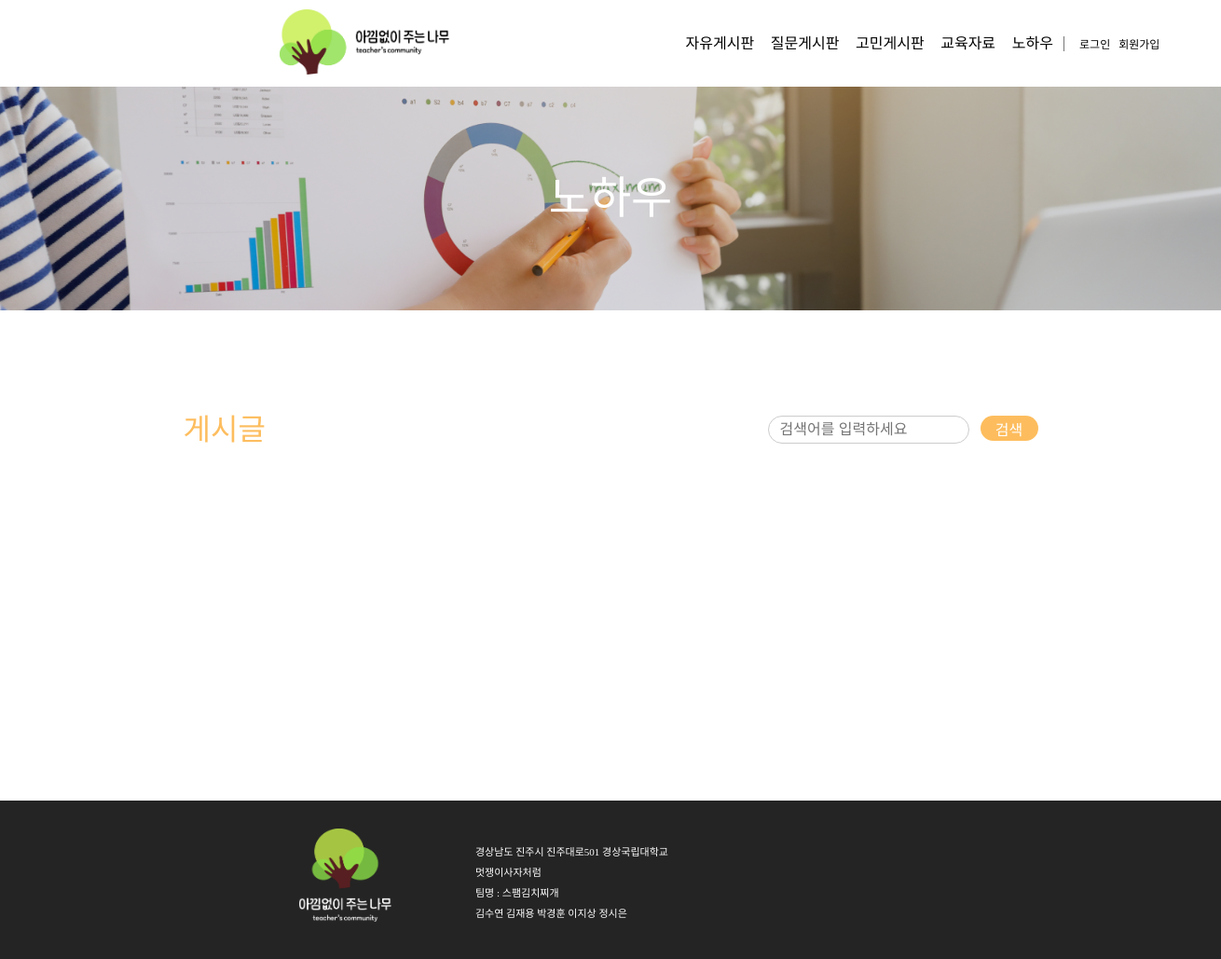
Page /know-how_board/ on the earlier database version.
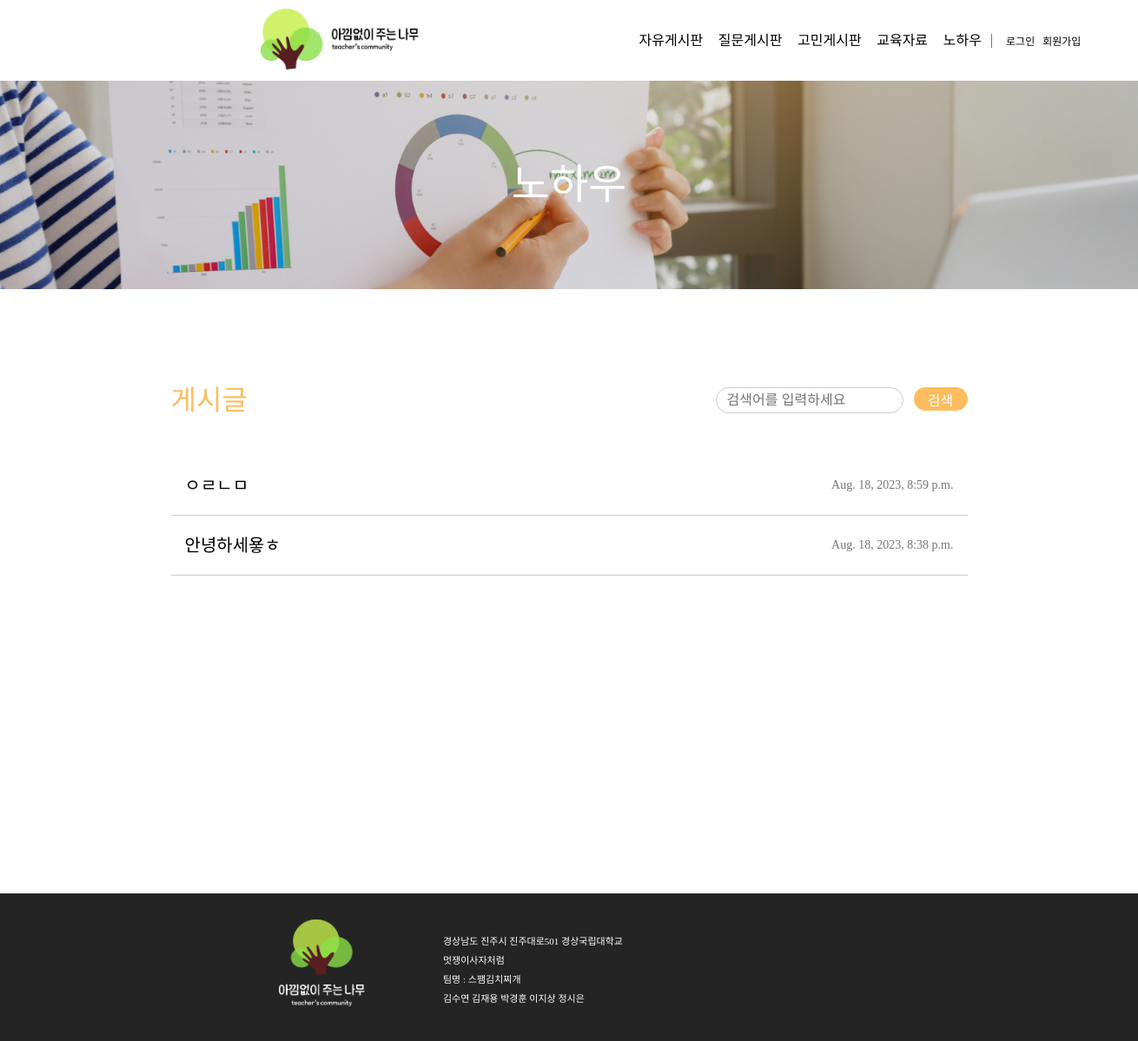
Same page on the later database version.
### teacher_community/models.py (models this page shows, shortened)
class Post(models.Model):
    author = models.ForeignKey(
        Teacher, related_name="post_author", on_delete=models.CASCADE
    )
    title = models.CharField(max_length=255)
    content = models.TextField()
    created_at = models.DateTimeField(auto_now_add=True)
    updated_at = models.DateTimeField(auto_now=True)
    views = models.PositiveIntegerField(default=0)  # 조회수 필드 추가
    likes_user = models.ManyToManyField(
        settings.AUTH_USER_MODEL, related_name="likes_user", blank=True
    )
    category = models.CharField(max_length=10)
    file = models.FileField(upload_to="post_files/", blank=True, null=True)  # 파일 첨부 필드
    class Meta:
        ordering = ["-created_at"]  # 최신 글이 먼저 오도록 정렬

### teacher_community/views.py (the view)
# urls.py: path("know-how_board/", views.know_how_board, name="know-how_board"),
def know_how_board(request):
    posts = Post.objects.filter(category="노하우")
    return render(request, "know-how_board.html", {"posts": posts})

### templates/know-how_board.html (shortened to what this page needs)
{% extends 'nav_footer.html' %} {% load static %} {% block content %}
<!DOCTYPE html>
<html lang="ko">
  <head>
    <link rel="stylesheet" href="{% static 'css/know-how_board.css' %}" />
  </head>
  <body>
    <div class="wrapper">
      <div class="backgroundTitle"><span>노하우</span></div>
      <div class="main">
        <div class="upMain">
          <div class="postName">게시글</div>
          <div class="search">
            <form action="{% url 'know-how_search' %}" method="GET">
              <div class="searchwrapper">
                <div class="searchBox">
                  <input
                    type="text"
                    class="textBox"
                    name="q"
                    placeholder="검색어를 입력하세요"
                  />
                </div>
                <button type="submit" class="searchButton">
                  <div class="searchButtonText">검색</div>
                </button>
              </div>
            </form>
          </div>
        </div>
        <div class="midMain">
          {% for post in posts %}
          <a href="{% url 'detail' post.id %}" class="post">
            <div class="postTitle">{{ post.title }}</div>
            <div class="postTime">{{ post.created_at }}</div>
          </a>
          {% endfor %}
        </div>
        <div class="downMain">
        </div>
      </div>
    </div>
  </body>
</html>
{% endblock %}

Differences in the rows shown:
added Post: title "ㅇㄹㄴㅁ", created_at "Aug. 18, 2023, 8:59 p.m."
added Post: title "안녕하세욯ㅎ", created_at "Aug. 18, 2023, 8:38 p.m."
